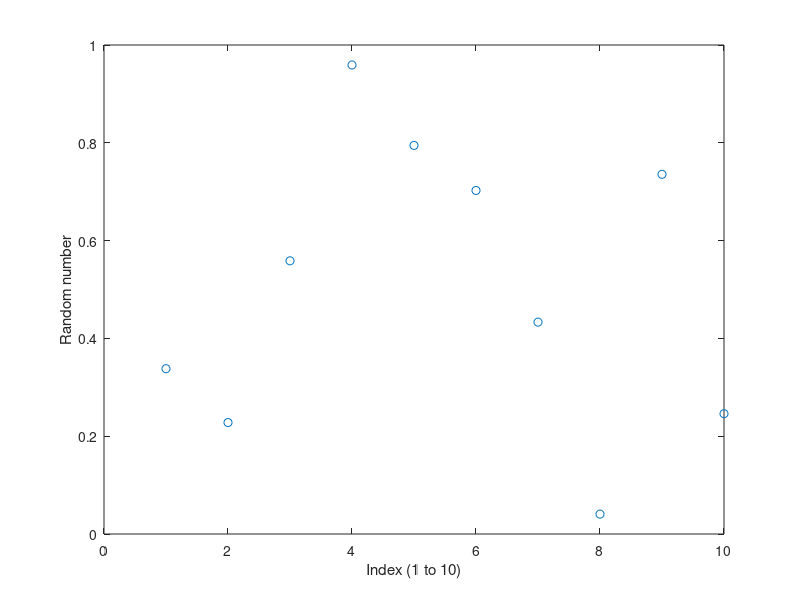

Write the MATLAB code that produced this figure.
n = 10;
y = zeros(1,n);

for k = 1:n
    y(k) = rand();
end

x = 1:n;

plot(x,y,'o')
xlabel('Index (1 to 10)')
ylabel('Random number')
